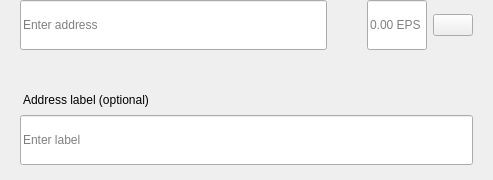
<?xml version="1.0" encoding="UTF-8"?>
<ui version="4.0">
 <class>SendMultiRow</class>
 <widget class="QWidget" name="SendMultiRow">
  <property name="geometry">
   <rect>
    <x>0</x>
    <y>0</y>
    <width>493</width>
    <height>180</height>
   </rect>
  </property>
  <property name="minimumSize">
   <size>
    <width>0</width>
    <height>0</height>
   </size>
  </property>
  <property name="maximumSize">
   <size>
    <width>16777215</width>
    <height>16777215</height>
   </size>
  </property>
  <property name="windowTitle">
   <string>Form</string>
  </property>
  <layout class="QVBoxLayout" name="verticalLayout_3">
   <property name="spacing">
    <number>0</number>
   </property>
   <property name="leftMargin">
    <number>0</number>
   </property>
   <property name="topMargin">
    <number>0</number>
   </property>
   <property name="rightMargin">
    <number>20</number>
   </property>
   <property name="bottomMargin">
    <number>5</number>
   </property>
   <item alignment="Qt::AlignTop">
    <widget class="QWidget" name="widget" native="true">
     <property name="sizePolicy">
      <sizepolicy hsizetype="Expanding" vsizetype="Maximum">
       <horstretch>0</horstretch>
       <verstretch>0</verstretch>
      </sizepolicy>
     </property>
     <property name="minimumSize">
      <size>
       <width>0</width>
       <height>60</height>
      </size>
     </property>
     <property name="maximumSize">
      <size>
       <width>16777215</width>
       <height>85</height>
      </size>
     </property>
     <layout class="QHBoxLayout" name="horizontalLayout" stretch="6,0,2">
      <property name="spacing">
       <number>0</number>
      </property>
      <property name="leftMargin">
       <number>8</number>
      </property>
      <property name="topMargin">
       <number>0</number>
      </property>
      <property name="rightMargin">
       <number>0</number>
      </property>
      <property name="bottomMargin">
       <number>0</number>
      </property>
      <item alignment="Qt::AlignTop">
       <widget class="QStackedWidget" name="stackedAddress">
        <property name="minimumSize">
         <size>
          <width>0</width>
          <height>50</height>
         </size>
        </property>
        <property name="maximumSize">
         <size>
          <width>16777215</width>
          <height>50</height>
         </size>
        </property>
        <widget class="QWidget" name="page_4">
         <property name="sizePolicy">
          <sizepolicy hsizetype="Expanding" vsizetype="Preferred">
           <horstretch>0</horstretch>
           <verstretch>0</verstretch>
          </sizepolicy>
         </property>
         <property name="minimumSize">
          <size>
           <width>0</width>
           <height>50</height>
          </size>
         </property>
         <property name="maximumSize">
          <size>
           <width>16777215</width>
           <height>55</height>
          </size>
         </property>
         <layout class="QVBoxLayout" name="verticalLayout_7">
          <property name="spacing">
           <number>0</number>
          </property>
          <property name="leftMargin">
           <number>12</number>
          </property>
          <property name="topMargin">
           <number>0</number>
          </property>
          <property name="rightMargin">
           <number>0</number>
          </property>
          <property name="bottomMargin">
           <number>0</number>
          </property>
          <item>
           <widget class="QLineEdit" name="lineEditAddress">
            <property name="minimumSize">
             <size>
              <width>0</width>
              <height>50</height>
             </size>
            </property>
            <property name="maximumSize">
             <size>
              <width>16777215</width>
              <height>50</height>
             </size>
            </property>
            <property name="placeholderText">
             <string>Enter address</string>
            </property>
           </widget>
          </item>
         </layout>
        </widget>
        <widget class="QWidget" name="page_3"/>
       </widget>
      </item>
      <item>
       <spacer name="horizontalSpacer_3">
        <property name="orientation">
         <enum>Qt::Horizontal</enum>
        </property>
        <property name="sizeType">
         <enum>QSizePolicy::Fixed</enum>
        </property>
        <property name="sizeHint" stdset="0">
         <size>
          <width>40</width>
          <height>20</height>
         </size>
        </property>
       </spacer>
      </item>
      <item>
       <layout class="QHBoxLayout" name="horizontalLayout_2">
        <property name="spacing">
         <number>6</number>
        </property>
        <item alignment="Qt::AlignTop">
         <widget class="QLineEdit" name="lineEditAmount">
          <property name="sizePolicy">
           <sizepolicy hsizetype="Expanding" vsizetype="Preferred">
            <horstretch>0</horstretch>
            <verstretch>0</verstretch>
           </sizepolicy>
          </property>
          <property name="minimumSize">
           <size>
            <width>0</width>
            <height>50</height>
           </size>
          </property>
          <property name="maximumSize">
           <size>
            <width>16777215</width>
            <height>50</height>
           </size>
          </property>
          <property name="maxLength">
           <number>17</number>
          </property>
          <property name="alignment">
           <set>Qt::AlignLeading|Qt::AlignLeft|Qt::AlignVCenter</set>
          </property>
          <property name="placeholderText">
           <string notr="true">0.00 EPS</string>
          </property>
         </widget>
        </item>
        <item>
         <layout class="QVBoxLayout" name="verticalLayout">
          <property name="topMargin">
           <number>14</number>
          </property>
          <property name="bottomMargin">
           <number>0</number>
          </property>
          <item alignment="Qt::AlignTop">
           <widget class="QPushButton" name="btnMenu">
            <property name="minimumSize">
             <size>
              <width>0</width>
              <height>0</height>
             </size>
            </property>
            <property name="maximumSize">
             <size>
              <width>16777215</width>
              <height>16777215</height>
             </size>
            </property>
            <property name="focusPolicy">
             <enum>Qt::NoFocus</enum>
            </property>
            <property name="text">
             <string/>
            </property>
           </widget>
          </item>
         </layout>
        </item>
       </layout>
      </item>
     </layout>
    </widget>
   </item>
   <item>
    <widget class="QWidget" name="layoutLabel" native="true">
     <property name="minimumSize">
      <size>
       <width>0</width>
       <height>0</height>
      </size>
     </property>
     <property name="maximumSize">
      <size>
       <width>16777215</width>
       <height>16777215</height>
      </size>
     </property>
     <layout class="QVBoxLayout" name="verticalLayout_9">
      <property name="spacing">
       <number>6</number>
      </property>
      <property name="leftMargin">
       <number>20</number>
      </property>
      <property name="topMargin">
       <number>0</number>
      </property>
      <property name="rightMargin">
       <number>0</number>
      </property>
      <property name="bottomMargin">
       <number>10</number>
      </property>
      <item>
       <spacer name="verticalSpacer">
        <property name="orientation">
         <enum>Qt::Vertical</enum>
        </property>
        <property name="sizeType">
         <enum>QSizePolicy::Fixed</enum>
        </property>
        <property name="sizeHint" stdset="0">
         <size>
          <width>20</width>
          <height>20</height>
         </size>
        </property>
       </spacer>
      </item>
      <item>
       <widget class="QLabel" name="labelSubtitleDescription">
        <property name="styleSheet">
         <string notr="true">margin-bottom:2px;
margin-left:0.05px;
padding:0px;</string>
        </property>
        <property name="text">
         <string>Address label (optional)</string>
        </property>
       </widget>
      </item>
      <item>
       <widget class="QLineEdit" name="lineEditDescription">
        <property name="minimumSize">
         <size>
          <width>0</width>
          <height>50</height>
         </size>
        </property>
        <property name="maximumSize">
         <size>
          <width>16777215</width>
          <height>50</height>
         </size>
        </property>
        <property name="placeholderText">
         <string>Enter label</string>
        </property>
       </widget>
      </item>
     </layout>
    </widget>
   </item>
  </layout>
 </widget>
 <resources/>
 <connections/>
</ui>
